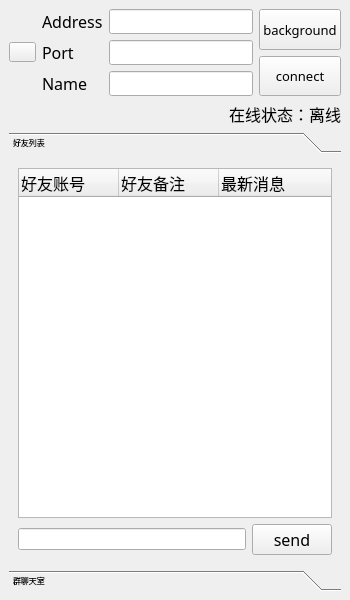
<?xml version="1.0" encoding="UTF-8"?>
<ui version="4.0">
 <class>MainWindow</class>
 <widget class="QMainWindow" name="MainWindow">
  <property name="geometry">
   <rect>
    <x>0</x>
    <y>0</y>
    <width>350</width>
    <height>600</height>
   </rect>
  </property>
  <property name="font">
   <font>
    <family>Bahnschrift Light</family>
    <pointsize>6</pointsize>
   </font>
  </property>
  <property name="windowTitle">
   <string>MainWindow</string>
  </property>
  <widget class="QWidget" name="centralwidget">
   <layout class="QVBoxLayout" name="verticalLayout_7">
    <item>
     <layout class="QVBoxLayout" name="verticalLayout_6">
      <item>
       <layout class="QHBoxLayout" name="horizontalLayout_7">
        <item>
         <layout class="QHBoxLayout" name="horizontalLayout_3">
          <item>
           <widget class="QPushButton" name="headBtn">
            <property name="sizePolicy">
             <sizepolicy hsizetype="Minimum" vsizetype="Fixed">
              <horstretch>0</horstretch>
              <verstretch>0</verstretch>
             </sizepolicy>
            </property>
            <property name="contextMenuPolicy">
             <enum>Qt::CustomContextMenu</enum>
            </property>
            <property name="text">
             <string/>
            </property>
           </widget>
          </item>
          <item>
           <layout class="QGridLayout" name="gridLayout">
            <item row="2" column="0">
             <widget class="QLabel" name="label_2">
              <property name="font">
               <font>
                <family>华文隶书</family>
                <pointsize>12</pointsize>
               </font>
              </property>
              <property name="text">
               <string>Port</string>
              </property>
             </widget>
            </item>
            <item row="6" column="0">
             <widget class="QLabel" name="label_4">
              <property name="font">
               <font>
                <family>华文隶书</family>
                <pointsize>12</pointsize>
               </font>
              </property>
              <property name="text">
               <string>Name</string>
              </property>
             </widget>
            </item>
            <item row="0" column="1">
             <widget class="QLineEdit" name="lineEditAddress">
              <property name="font">
               <font>
                <family>华文楷体</family>
                <pointsize>9</pointsize>
               </font>
              </property>
             </widget>
            </item>
            <item row="2" column="1">
             <widget class="QLineEdit" name="lineEditPort">
              <property name="font">
               <font>
                <family>华文隶书</family>
                <pointsize>9</pointsize>
               </font>
              </property>
              <property name="text">
               <string/>
              </property>
             </widget>
            </item>
            <item row="6" column="1">
             <widget class="QLineEdit" name="lineEditName">
              <property name="font">
               <font>
                <family>华文隶书</family>
                <pointsize>9</pointsize>
               </font>
              </property>
             </widget>
            </item>
            <item row="0" column="0">
             <widget class="QLabel" name="label">
              <property name="font">
               <font>
                <family>华文隶书</family>
                <pointsize>12</pointsize>
               </font>
              </property>
              <property name="text">
               <string>Address</string>
              </property>
             </widget>
            </item>
           </layout>
          </item>
         </layout>
        </item>
        <item>
         <layout class="QVBoxLayout" name="verticalLayout_3">
          <item>
           <widget class="QPushButton" name="backgroundBtn">
            <property name="sizePolicy">
             <sizepolicy hsizetype="Preferred" vsizetype="Preferred">
              <horstretch>0</horstretch>
              <verstretch>0</verstretch>
             </sizepolicy>
            </property>
            <property name="font">
             <font>
              <family>华文隶书</family>
              <pointsize>10</pointsize>
             </font>
            </property>
            <property name="text">
             <string>background</string>
            </property>
           </widget>
          </item>
          <item>
           <widget class="QPushButton" name="connectBtn">
            <property name="sizePolicy">
             <sizepolicy hsizetype="Preferred" vsizetype="Preferred">
              <horstretch>0</horstretch>
              <verstretch>0</verstretch>
             </sizepolicy>
            </property>
            <property name="font">
             <font>
              <family>华文隶书</family>
              <pointsize>10</pointsize>
             </font>
            </property>
            <property name="text">
             <string>connect</string>
            </property>
           </widget>
          </item>
         </layout>
        </item>
       </layout>
      </item>
      <item>
       <layout class="QHBoxLayout" name="horizontalLayout_2">
        <item>
         <spacer name="horizontalSpacer">
          <property name="orientation">
           <enum>Qt::Horizontal</enum>
          </property>
          <property name="sizeHint" stdset="0">
           <size>
            <width>40</width>
            <height>20</height>
           </size>
          </property>
         </spacer>
        </item>
        <item>
         <widget class="QLabel" name="clientState">
          <property name="font">
           <font>
            <family>华文隶书</family>
            <pointsize>12</pointsize>
           </font>
          </property>
          <property name="text">
           <string>在线状态：离线</string>
          </property>
         </widget>
        </item>
       </layout>
      </item>
      <item>
       <widget class="QToolBox" name="toolBox">
        <property name="currentIndex">
         <number>0</number>
        </property>
        <widget class="QWidget" name="page">
         <property name="geometry">
          <rect>
           <x>0</x>
           <y>0</y>
           <width>330</width>
           <height>420</height>
          </rect>
         </property>
         <attribute name="label">
          <string>好友列表</string>
         </attribute>
         <layout class="QVBoxLayout" name="verticalLayout_5">
          <item>
           <layout class="QVBoxLayout" name="verticalLayout_2">
            <item>
             <widget class="QTreeWidget" name="treeWidget">
              <property name="font">
               <font>
                <family>华文楷体</family>
                <pointsize>12</pointsize>
               </font>
              </property>
              <property name="contextMenuPolicy">
               <enum>Qt::CustomContextMenu</enum>
              </property>
              <property name="rootIsDecorated">
               <bool>false</bool>
              </property>
              <property name="uniformRowHeights">
               <bool>true</bool>
              </property>
              <column>
               <property name="text">
                <string notr="true">好友账号</string>
               </property>
              </column>
              <column>
               <property name="text">
                <string>好友备注</string>
               </property>
              </column>
              <column>
               <property name="text">
                <string>最新消息</string>
               </property>
              </column>
             </widget>
            </item>
            <item>
             <layout class="QHBoxLayout" name="horizontalLayout_4">
              <item>
               <widget class="QLineEdit" name="lineEditFriendSend"/>
              </item>
              <item>
               <widget class="QPushButton" name="pushButtonFriendSend">
                <property name="font">
                 <font>
                  <family>华文隶书</family>
                  <pointsize>12</pointsize>
                 </font>
                </property>
                <property name="text">
                 <string>send</string>
                </property>
               </widget>
              </item>
             </layout>
            </item>
           </layout>
          </item>
         </layout>
        </widget>
        <widget class="QWidget" name="page_2">
         <property name="geometry">
          <rect>
           <x>0</x>
           <y>0</y>
           <width>330</width>
           <height>420</height>
          </rect>
         </property>
         <attribute name="label">
          <string>群聊天室</string>
         </attribute>
         <layout class="QVBoxLayout" name="verticalLayout_4">
          <item>
           <layout class="QVBoxLayout" name="verticalLayout">
            <item>
             <widget class="QTextEdit" name="chatRecord">
              <property name="font">
               <font>
                <family>SimSun-ExtB</family>
                <pointsize>9</pointsize>
               </font>
              </property>
             </widget>
            </item>
            <item>
             <layout class="QHBoxLayout" name="horizontalLayout">
              <item>
               <widget class="QLineEdit" name="lineEditGroupSend"/>
              </item>
              <item>
               <widget class="QPushButton" name="pushButtonGroupSend">
                <property name="font">
                 <font>
                  <family>华文隶书</family>
                  <pointsize>12</pointsize>
                 </font>
                </property>
                <property name="text">
                 <string>send</string>
                </property>
               </widget>
              </item>
             </layout>
            </item>
           </layout>
          </item>
         </layout>
        </widget>
       </widget>
      </item>
     </layout>
    </item>
   </layout>
  </widget>
 </widget>
 <resources/>
 <connections/>
</ui>
